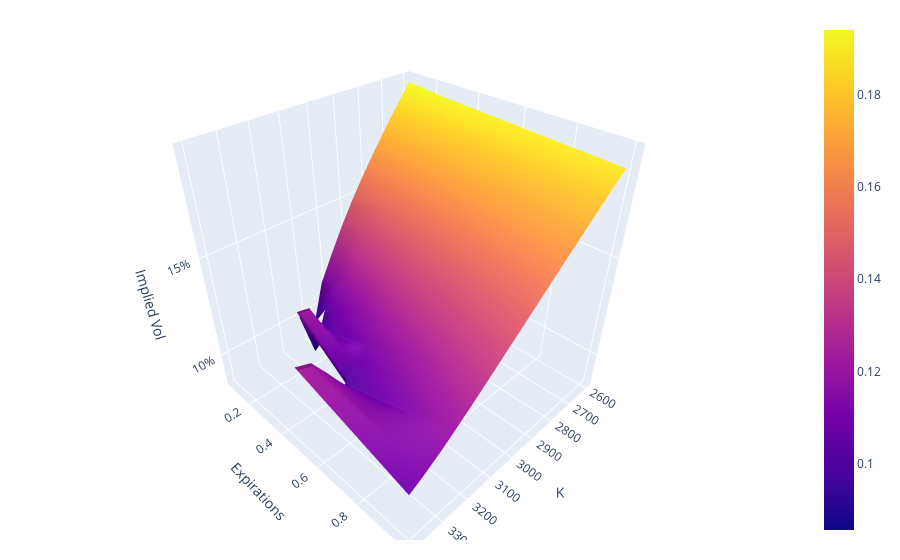

Notebook code cell kept with this figure:
### Code cell
# Create the surface plot
fig = go.Figure(
    go.Surface(
        z=surface,
        x=strikes,
        y=expirations,
    )
)

# Update layout for better visualization
fig.update_layout(
    scene=dict(
        xaxis_title="K",
        yaxis_title="Expirations",
        zaxis_title="Implied Vol",
        zaxis=dict(tickformat=".0%"),
    ),
    autosize=False,
    margin=dict(l=20, r=20, b=20, t=20),
)

### Figure 1 — Plotly figure (JSON) as saved in the notebook; plotly's stock layout.template omitted (floating-point values rounded to 4 significant figures)
{"data": [{"type": "surface", "x": [2600, 2653.0, 2707.0, 2760, 2813.0, 2867.0, 2920, 2973.0, 3027.0, 3080, 3133.0, 3187.0, 3240, 3293.0, 3347.0, 3400], "y": [0.08333, 0.1667, 0.25, 0.5, 1], "z": [[0.194, 0.1858, 0.1774, 0.1684, 0.1591, 0.1491, 0.1381, 0.1259, 0.113, 0.0895, null, null, null, null, null, null], [0.1933, 0.1855, 0.1773, 0.1688, 0.1596, 0.1497, 0.139, 0.1276, 0.1155, 0.1047, 0.08566, 0.113, null, null, null, null], [0.1924, 0.1849, 0.177, 0.1687, 0.1599, 0.1506, 0.1407, 0.1303, 0.1195, 0.1092, 0.101, 0.1207, 0.1222, null, null, null], [0.191, 0.1841, 0.177, 0.1696, 0.1621, 0.1543, 0.1463, 0.1381, 0.1297, 0.1215, 0.1136, 0.1065, 0.1009, 0.1125, 0.1227, 0.1254], [0.1881, 0.1827, 0.1772, 0.1716, 0.1661, 0.1605, 0.1548, 0.1492, 0.1435, 0.1378, 0.1322, 0.1267, 0.1214, 0.1163, 0.1118, 0.1078]]}], "layout": {"autosize": false, "margin": {"b": 20, "l": 20, "r": 20, "t": 20}, "scene": {"xaxis": {"title": {"text": "K"}}, "yaxis": {"title": {"text": "Expirations"}}, "zaxis": {"tickformat": ".0%", "title": {"text": "Implied Vol"}}}}}
